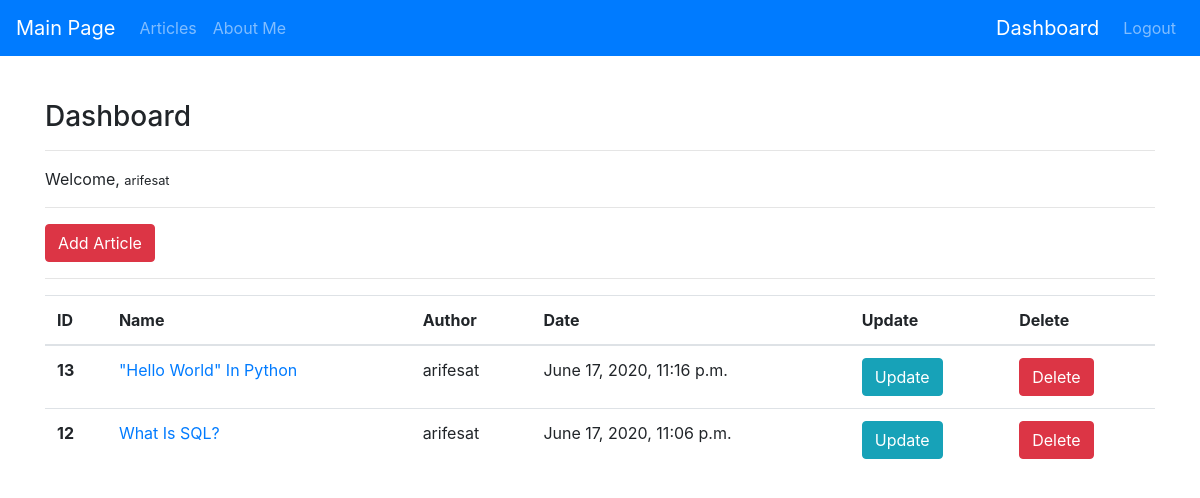
Screenshot of /articles/dashboard/ (signed in) with the database file from the repository.
### article/models.py (models this page shows, shortened)
class Article(models.Model):
    author = models.ForeignKey("auth.User",on_delete = models.CASCADE) #CASCADE kullanıcı silindiğinde ona ait olan verileri de siler(Makaleler gibi).
    title = models.CharField(max_length = 50)
    content = RichTextField()
    created_date = models.DateTimeField(auto_now_add = True)
    article_image = models.FileField(blank = True, null = True, verbose_name = "Add Image To Article")
    class Meta:
        ordering = ["-created_date"]

### article/views.py (the view)
# urls.py: path("dashboard/", views.dashboard, name = "dashboard"),
@login_required(login_url = "user:login")
def dashboard(request):
    articles = Article.objects.filter(author = request.user)
    context = {
        "articles":articles
    }
    return render(request,"dashboard.html",context)

### templates/dashboard.html
{% extends "layout.html" %}
{% block body %}
<h3>Dashboard</h3>
<hr>
<p>
    Welcome, <small>{{request.user.username}}</small>
</p>
<hr>
<a class = "btn btn-danger" href = "/articles/addarticle">Add Article</a>
<hr>
{% if articles %}
<table class="table">
  <thead>
    <tr>
      <th scope="col">ID</th>
      <th scope="col">Name</th>
      <th scope="col">Author</th>
      <th scope="col">Date</th>
      <th scope="col">Update</th>
      <th scope="col">Delete</th>
    </tr>
  </thead>
  <tbody>
    {% for article in articles %}
        <tr>
            <th scope="row">{{article.id}}</th>
            <td><a href = "{% url "article:detail" article.id %}">{{article.title}}</a></td>
            <td>{{article.author}}</td>
            <td>{{article.created_date}}</td>
            <td><a href = "{% url "article:update" article.id %}" class = "btn btn-info">Update</a></td>
            <td><a href = "{% url "article:delete" article.id %}" class = "btn btn-danger">Delete</a></td>
        </tr>
    {% endfor %}
  </tbody>
</table>
{% else %}
<div class = "alert alert-danger">
    You Haven't Got Any Articles Yet
</div>
{% endif %}
{% endblock body %}

### rows the page displays
Article: id "13", title "\"Hello World\" In Python", author "arifesat", created_date "June 17, 2020, 11:16 p.m."
Article: id "12", title "What Is SQL?", author "arifesat", created_date "June 17, 2020, 11:06 p.m."

### other values shown
{{ request.user.username }} "arifesat"
